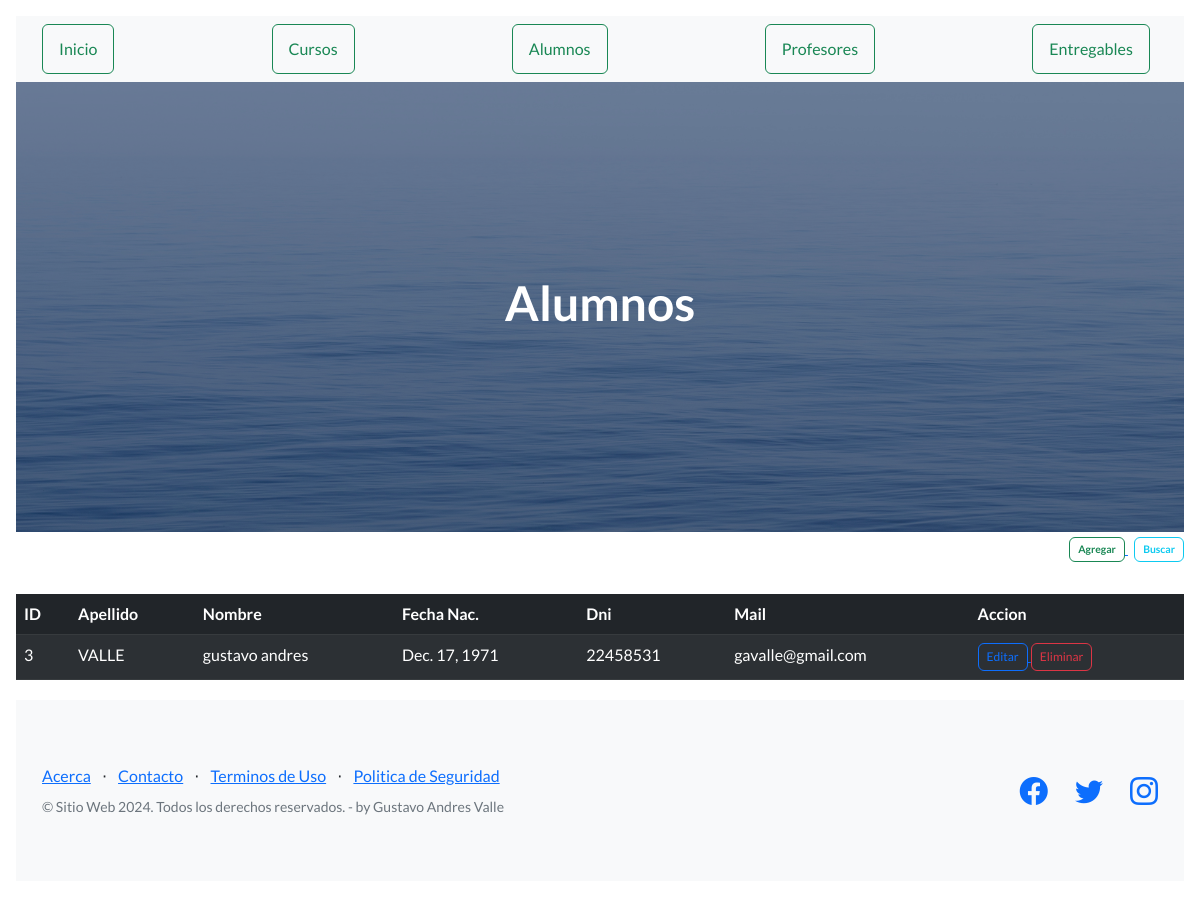
/AppCoder/ver_alumnos, run on the app's committed database.
### AppCoder/models.py (models this page shows, shortened)
class Alumno(models.Model):
    apellido = models.CharField(max_length=30)
    nombre = models.CharField(max_length=40)
    fecha_nac = models.DateField()
    dni = models.IntegerField()
    mail = models.EmailField()

### AppCoder/views.py (the view)
# urls.py: path("ver_alumnos", views.ver_alumnos, name="alumnos"),
def ver_alumnos(request):
    alumnos = Alumno.objects.all()
    dicc = {"alumnos": alumnos}
    plantilla = loader.get_template("alumnos.html")
    documento = plantilla.render(dicc)
    return HttpResponse(documento)

### AppCoder/templates/alumnos.html (shortened to what this page needs)
{% extends "base.html" %}
{% block title %}<h1 class="text-center"> Alumnos </h1>{% endblock %}
{% load static %}
{% block contenido %}
    <div class="d-grid gap-2 col-12 mx-auto justify-content-md-end">
        <div>
            <a href="{% url 'alta_alumno' %}">
                <button type="button"
                        class="fw-bold btn btn btn-outline-success"
                        style="--bs-btn-padding-y: .25rem; --bs-btn-padding-x: .5rem;
                        --bs-btn-font-size: .65rem;">
                    Agregar
                </button>
            </a>
            <a href="{% url 'bus_alumno' %}">
                <button type="button"
                        class="fw-bold btn btn btn-outline-info"
                        style="--bs-btn-padding-y: .25rem; --bs-btn-padding-x: .5rem;
                        --bs-btn-font-size: .65rem;">
                    Buscar
                </button>
            </a>
        </div>
    </div>
    {% if alumnos %}
    <table class="table table-md table-dark table-striped">
    <div class="table-responsive">
        <thead>
            <tr>
                <th>ID</th>
                <th>Apellido</th>
                <th>Nombre</th>
                <th>Fecha Nac.</th>
                <th>Dni</th>
                <th>Mail</th>
                <th>Accion</th>
            </tr>
        </thead>
        <body>
            {% for n in alumnos %}
            <tr>
                <td>{{n.id}}</td>
                <td>{{n.apellido}}</td>
                <td>{{n.nombre}}</td>
                <td>{{n.fecha_nac}}</td>
                <td>{{n.dni}}</td>
                <td>{{n.mail}}</td>
                <td>
                    <div>
                        <a href="{% url 'editar_alumno' n.id %}">
                            <button type="button"
                                        class="btn btn-outline-primary"
                                        style="--bs-btn-padding-y: .25rem; --bs-btn-padding-x: .5rem;
                            --bs-btn-font-size: .75rem;">Editar
                                </button>
                        <a href="{% url 'eliminar_alumno' n.id %}">
                            <button type="button"
                                        class="btn btn-outline-danger btnEliminacion"
                                        style="--bs-btn-padding-y: .25rem; --bs-btn-padding-x: .5rem;
                            --bs-btn-font-size: .75rem;">Eliminar
                                </button>
                        </a>
                    </div>
                </td>
            </tr>
            {% endfor %}
        </body>
        </div>
    </table>
    {% else %}
        <center><h4 class="fs-4 text-warning bg-dark">No hay registros</h4></center>
    {% endif %}
{% endblock %}

### data on the page
Alumno: id "3", apellido "VALLE", nombre "gustavo andres", fecha_nac "Dec. 17, 1971", dni "22458531", mail "gavalle@gmail.com"
